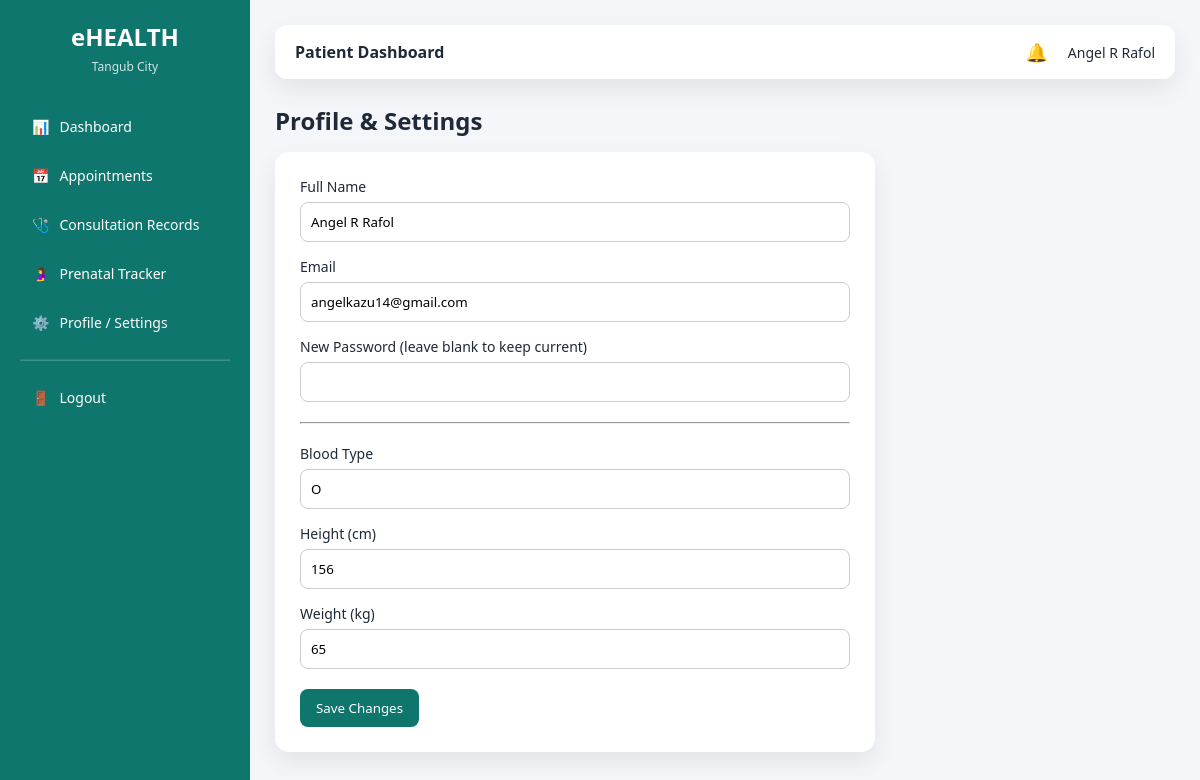
The app's page /patient/profile.php (signed in) with its own data.
### tables this page shows
CREATE TABLE `patients` (
  `patient_id` int(11) NOT NULL,
  `user_id` int(11) NOT NULL,
  `date_of_birth` date DEFAULT NULL,
  `gender` enum('male','female') DEFAULT NULL,
  `address` text DEFAULT NULL,
  `contact_number` varchar(20) DEFAULT NULL,
  `is_pregnant` tinyint(1) DEFAULT 0,
  `birth_date` date DEFAULT NULL,
  `blood_type` varchar(5) DEFAULT NULL,
  `medical_history` text DEFAULT NULL,
  `height` varchar(20) DEFAULT NULL,
  `weight` varchar(20) DEFAULT NULL
);

CREATE TABLE `users` (
  `user_id` int(11) NOT NULL,
  `full_name` varchar(100) NOT NULL,
  `email` varchar(100) NOT NULL,
  `password` varchar(255) NOT NULL,
  `role` enum('admin','staff','doctor','patient') NOT NULL,
  `status` enum('active','inactive') DEFAULT 'active',
  `created_at` timestamp NOT NULL DEFAULT current_timestamp()
);

### patient/profile.php (the view, shortened to what this page needs)
<?php
require_once "../config/database.php";
$user_id = $_SESSION['user_id'];
$user = mysqli_fetch_assoc(
    mysqli_query(
        $conn,
        "SELECT u.full_name, u.email,
                p.patient_id, p.blood_type, p.height, p.weight
         FROM users u
         JOIN patients p ON u.user_id = p.user_id
         WHERE u.user_id = $user_id"
    )
);
?>
<!DOCTYPE html>
<html>
<head>
    <link rel="stylesheet" href="../assets/css/ui.css">
</head>
<body>
<div class="layout">
    <?php require_once "../layouts/sidebar.php"; ?>
    <main class="main">
        <?php require_once "../layouts/topbar.php"; ?>
        <h2 class="page-title">Profile & Settings</h2>
        <div class="card">
            <form method="POST">
                <div class="form-group">
                    <label>Full Name</label>
                    <input type="text" name="full_name"
                           value="<?= htmlspecialchars($user['full_name']) ?>"
                           required>
                </div>
                <div class="form-group">
                    <label>Email</label>
                    <input type="email" name="email"
                           value="<?= htmlspecialchars($user['email']) ?>"
                           required>
                </div>
                <div class="form-group">
                    <label>New Password (leave blank to keep current)</label>
                    <input type="password" name="password">
                </div>
                <hr style="margin:20px 0;">
                <div class="form-group">
                    <label>Blood Type</label>
                    <input type="text" name="blood_type"
                           value="<?= htmlspecialchars($user['blood_type']) ?>">
                </div>
                <div class="form-group">
                    <label>Height (cm)</label>
                    <input type="text" name="height"
                           value="<?= htmlspecialchars($user['height']) ?>">
                </div>
                <div class="form-group">
                    <label>Weight (kg)</label>
                    <input type="text" name="weight"
                           value="<?= htmlspecialchars($user['weight']) ?>">
                </div>
                <div style="margin-top:20px;">
                    <button class="btn-primary">Save Changes</button>
                </div>
            </form>
        </div>
    </main>
</div>
</body>
</html>

### assets/css/ui.css (style rules this page uses)
:root { --primary: #0f766e; --primary-dark: #115e59; --background: #f4f6f9; --card-bg: #ffffff; --text-dark: #1f2937; --accent: #f59e0b; --danger: #dc2626; --success: #16a34a; --shadow: 0 10px 25px rgba(0,0,0,0.08); }
* { margin: 0; padding: 0; box-sizing: border-box; font-family: "Segoe UI", Tahoma, sans-serif; }
body { background: var(--background); color: var(--text-dark); }
.btn-primary { background: var(--primary); color: #fff; border: none; padding: 10px 16px; border-radius: 8px; cursor: pointer; transition: 0.2s ease; }
.form-group { margin-bottom: 15px; }
.form-group label { display: block; margin-bottom: 6px; font-size: 14px; }
.form-group input, .form-group select { width: 100%; padding: 10px; border-radius: 8px; border: 1px solid #ccc; }
.page-title { margin-bottom: 15px; }
.layout { display: flex; min-height: 100vh; }
.main { flex: 1; padding: 25px; background: var(--background); overflow-y: auto; }
.card { background: #ffffff; padding: 20px; border-radius: 14px; box-shadow: var(--shadow); }

### patient/profile.php (style rules this page uses)
.layout { display: flex; }
.main { flex: 1; padding: 25px; }
.card { background: #fff; padding: 25px; border-radius: 14px; box-shadow: var(--shadow); max-width: 600px; }

### records on screen
patients: full_name "Angel R Rafol", email "angelkazu14@gmail.com", blood_type "O", height "156", weight "65"

### other values on screen
$role "Patient"
$full_name "Angel R Rafol"
